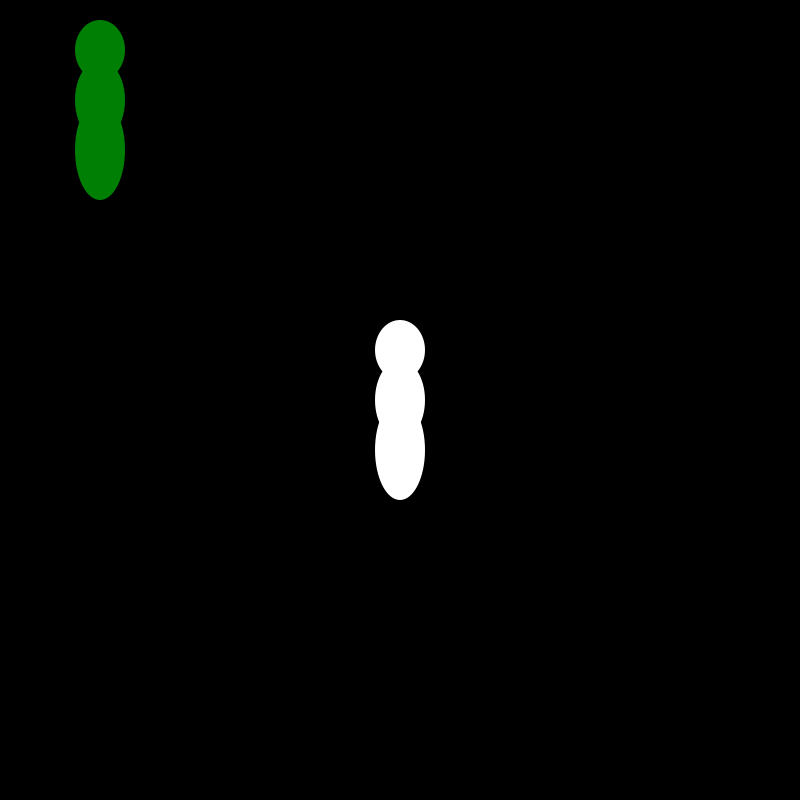
Frame 1 (no input)
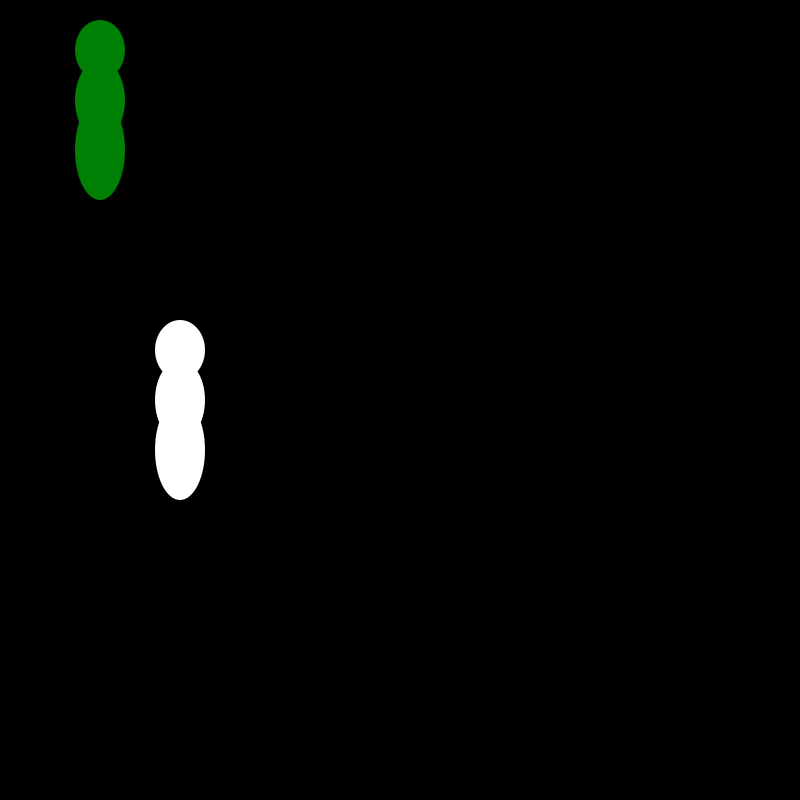
Frame 60 (the mouse pressed at the canvas centre just before this capture)
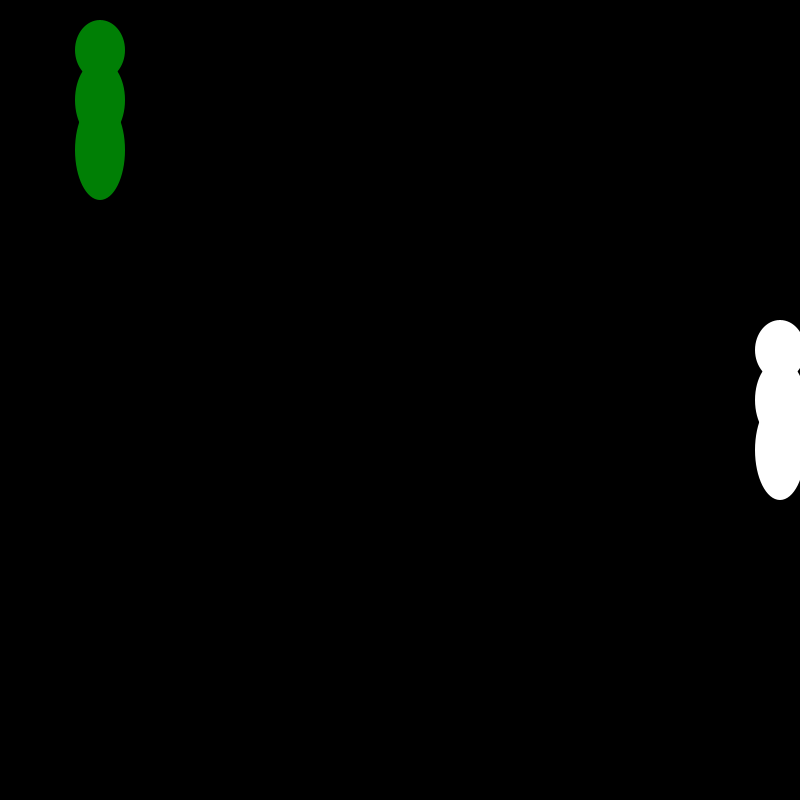
Frame 120 (the mouse held since frame 60 and released just before this capture)

The Processing sketch that drew these frames (run headless with seeded random() and noise(); from frame 60 on, the mouse is pressed at the canvas centre):

// Processing sketch: snowPerson
// ── snowPerson.pde
SnowPeople  markus;
SnowPeople sally;    // declaring sally as an object of the SnowPeople Class

void setup() {

  size(800, 800);
  background(0);
  
  markus = new SnowPeople(width/2, height/2); // making a NEW object, from the template/class
  sally = new SnowPeople(100, 100);
}

void draw() {
  background(0);
  //fill(255);
  //noStroke();
  //ellipse(width/2, 150, 50, 60);
  //ellipse(width/2, 270, 50, 100);
  //ellipse(width/2, height/2, 50, 80);
  
  markus.display( color(255));
  sally.display(color(0, 127, 5));
  
  markus.run(10);
}

// ── SnowPeople.pde
class SnowPeople {
    
  //int x;
  //int y;  // global to the class
  int xLoc;
  int yLoc;
  
  SnowPeople(int x_, int y_) {  // constructor functions 
                                //set local variables
   xLoc = x_;   // setting variables of the class with values
   yLoc = y_;
   
  }
  
  void display( color skin){  // this is method
     //x = xLoc;
     //y = yLoc;
    int yLower = yLoc + 50;
    int yHigher = yLoc - 50;
    fill(skin);
    noStroke();
    ellipse(xLoc, yHigher, 50, 60);
    ellipse(xLoc, yLower, 50, 100);
    ellipse(xLoc, yLoc, 50, 80);
  }
  
  void run(int amount){
    xLoc = xLoc + amount;
    
    if(xLoc > width){
      
      xLoc = 0;
    }
    
    
  }
  
}
